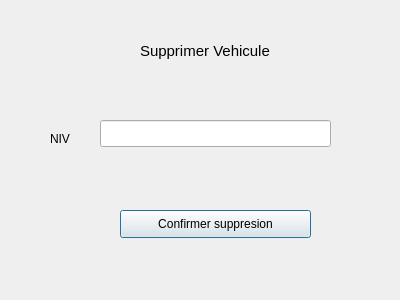
<?xml version="1.0" encoding="UTF-8"?>
<ui version="4.0">
 <class>SupprimerVehiculeGuiClass</class>
 <widget class="QDialog" name="SupprimerVehiculeGuiClass">
  <property name="geometry">
   <rect>
    <x>0</x>
    <y>0</y>
    <width>400</width>
    <height>300</height>
   </rect>
  </property>
  <property name="windowTitle">
   <string>SupprimerVehiculeGui</string>
  </property>
  <widget class="QLabel" name="label">
   <property name="geometry">
    <rect>
     <x>140</x>
     <y>30</y>
     <width>141</width>
     <height>41</height>
    </rect>
   </property>
   <property name="font">
    <font>
     <pointsize>11</pointsize>
    </font>
   </property>
   <property name="text">
    <string>Supprimer Vehicule</string>
   </property>
  </widget>
  <widget class="QLabel" name="label_2">
   <property name="geometry">
    <rect>
     <x>50</x>
     <y>130</y>
     <width>53</width>
     <height>17</height>
    </rect>
   </property>
   <property name="cursor">
    <cursorShape>CrossCursor</cursorShape>
   </property>
   <property name="text">
    <string>NIV</string>
   </property>
  </widget>
  <widget class="QLineEdit" name="leNiv">
   <property name="geometry">
    <rect>
     <x>100</x>
     <y>120</y>
     <width>231</width>
     <height>27</height>
    </rect>
   </property>
  </widget>
  <widget class="QPushButton" name="pushButton">
   <property name="geometry">
    <rect>
     <x>120</x>
     <y>210</y>
     <width>191</width>
     <height>28</height>
    </rect>
   </property>
   <property name="text">
    <string>Confirmer suppresion</string>
   </property>
  </widget>
 </widget>
 <layoutdefault spacing="6" margin="11"/>
 <resources/>
 <connections>
  <connection>
   <sender>pushButton</sender>
   <signal>clicked()</signal>
   <receiver>SupprimerVehiculeGuiClass</receiver>
   <slot>confirmerSuppression()</slot>
   <hints>
    <hint type="sourcelabel">
     <x>215</x>
     <y>223</y>
    </hint>
    <hint type="destinationlabel">
     <x>199</x>
     <y>149</y>
    </hint>
   </hints>
  </connection>
 </connections>
 <slots>
  <slot>slot1()</slot>
  <slot>confirmerSuppression()</slot>
 </slots>
</ui>
